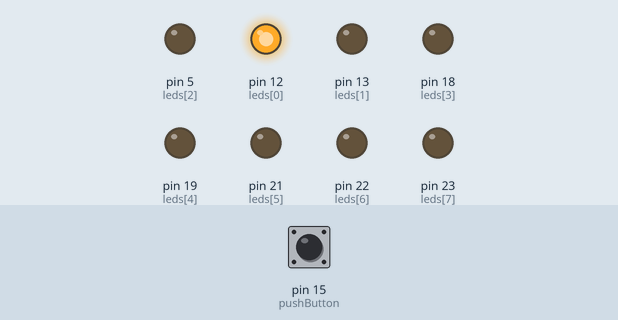
This sketch was run on a simulated Arduino Mega 2560, built with avr-gcc and run on an emulated ATmega2560. On the bench: output pins drawn as LEDs (lit = HIGH). The test bench sets the inputs (shaded band); at power-on: pin 15 (pushButton) HIGH.

Above: at 0.15 s.
At 1.05 s:
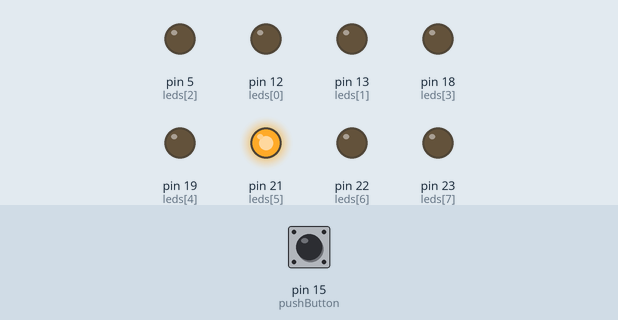
At 1.65 s:
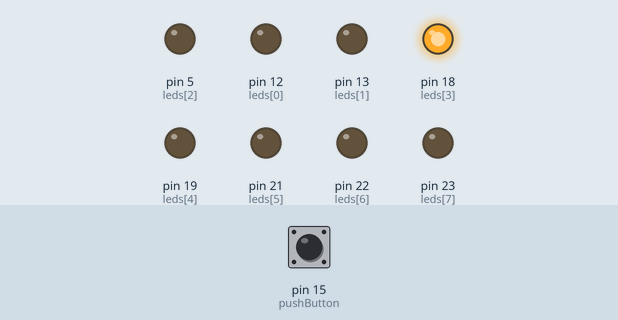
At 2.25 s:
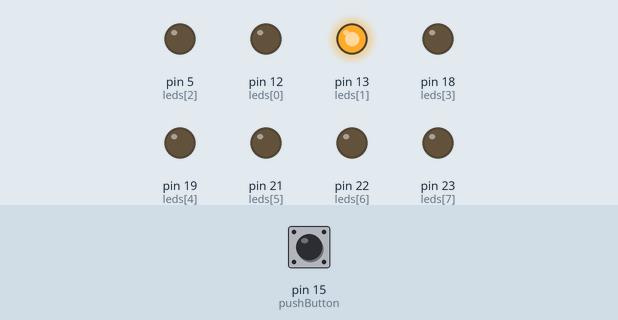
At 3.75 s:
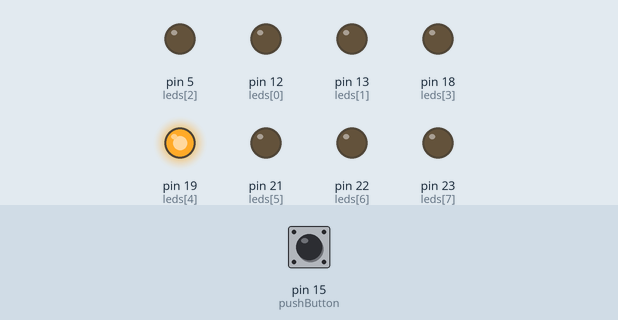
At 5.25 s:
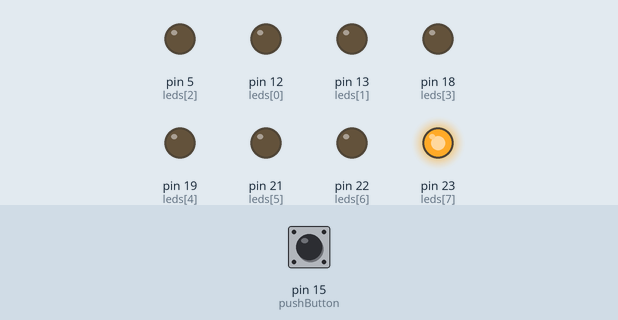
Timing chart, 0 to 5.5 s (numbered marks = the images above):
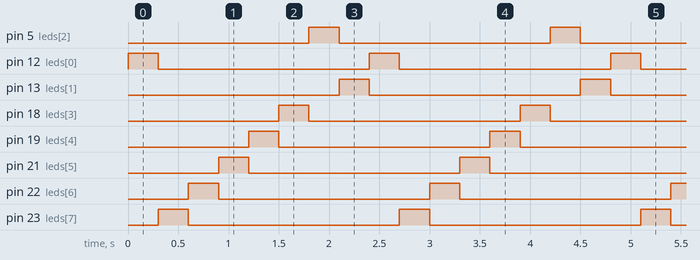

Measured:
- by itself, pin 5 (leds[2]), pin 12 (leds[0]), pin 13 (leds[1]), pin 18 (leds[3]), pin 19 (leds[4]), pin 21 (leds[5]), pin 22 (leds[6]), pin 23 (leds[7]): alternates HIGH for 0.30 s and LOW for 2.1 s
- by itself, everything shown: repeats every 2.4 s, in 16 steps

The sketch:

1.4.ino
```cpp
int leds[] = {12, 13, 5, 18, 19, 21, 22, 23}; // เรียงขาจาก ซ้าย -> ขวา
int pushButton = 15;

// เพิ่มตัวแปร global เพื่อจำตำแหน่งปัจจุบัน
int currentLED = 0;

void setup() {
  // วนลูปตั้งค่าขา LED ทั้ง 8 ดวงเป็น OUTPUT
  for (int i = 0; i < 8; i++) {
    pinMode(leds[i], OUTPUT);
  }

  // ตั้งค่าขาสวิตช์
  pinMode(pushButton, INPUT_PULLUP);
}

void loop() {
  // 1. สั่งให้ไฟดวงปัจจุบัน "ติด"
  digitalWrite(leds[currentLED], HIGH);

  // 2. หน่วงเวลา (ความเร็วไฟวิ่ง)
  delay(300);

  // 3. สั่งให้ไฟดวงปัจจุบัน "ดับ"
  digitalWrite(leds[currentLED], LOW);

  // 4. เช็คปุ่ม เพื่อคำนวณว่า "ดวงต่อไป" จะเป็นดวงไหน?
  // (โค้ดจะเช็คตรงนี้ทุกครั้งที่ไฟกระพริบ 1 ครั้ง ไม่ต้องรอครบ 8 ดวง)
  if (digitalRead(pushButton) == LOW) {
    // === กรณี: กดปุ่ม (วิ่งไปทางขวา / เพิ่มขึ้น) ===
    currentLED++;

    // ถ้าเกินดวงสุดท้าย (7) ให้วนกลับไปดวงแรก (0)
    if (currentLED > 7) {
      currentLED = 0;
    }
  }
  else {
    // === กรณี: ไม่กดปุ่ม (วิ่งไปทางซ้าย / ลดลง) ===
    currentLED--;

    // ถ้าต่ำกว่าดวงแรก (0) ให้วนกลับไปดวงสุดท้าย (7)
    if (currentLED < 0) {
      currentLED = 7;
    }
  }
}
```
